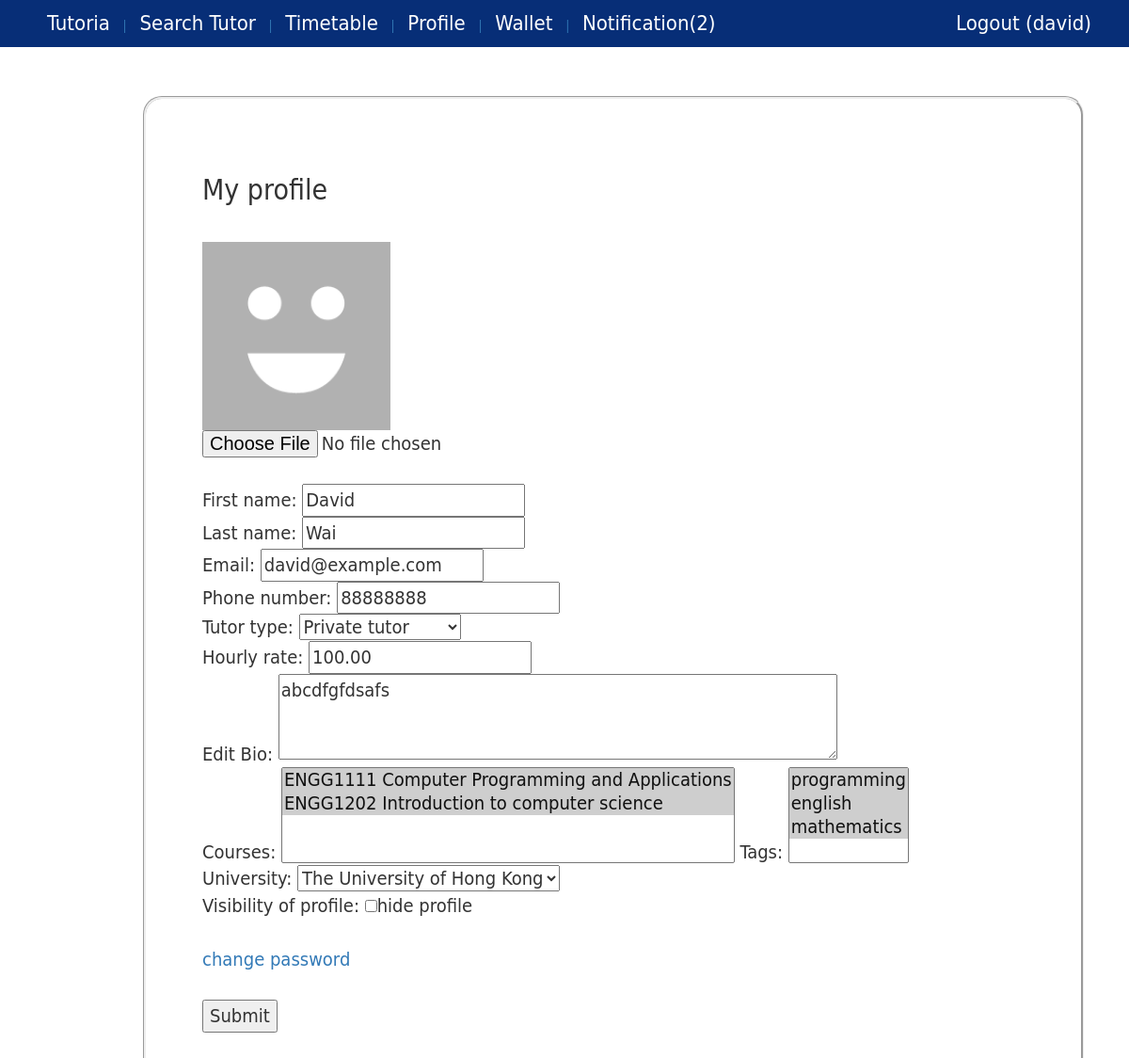
Before: /profile/ (signed in) with the older database file.
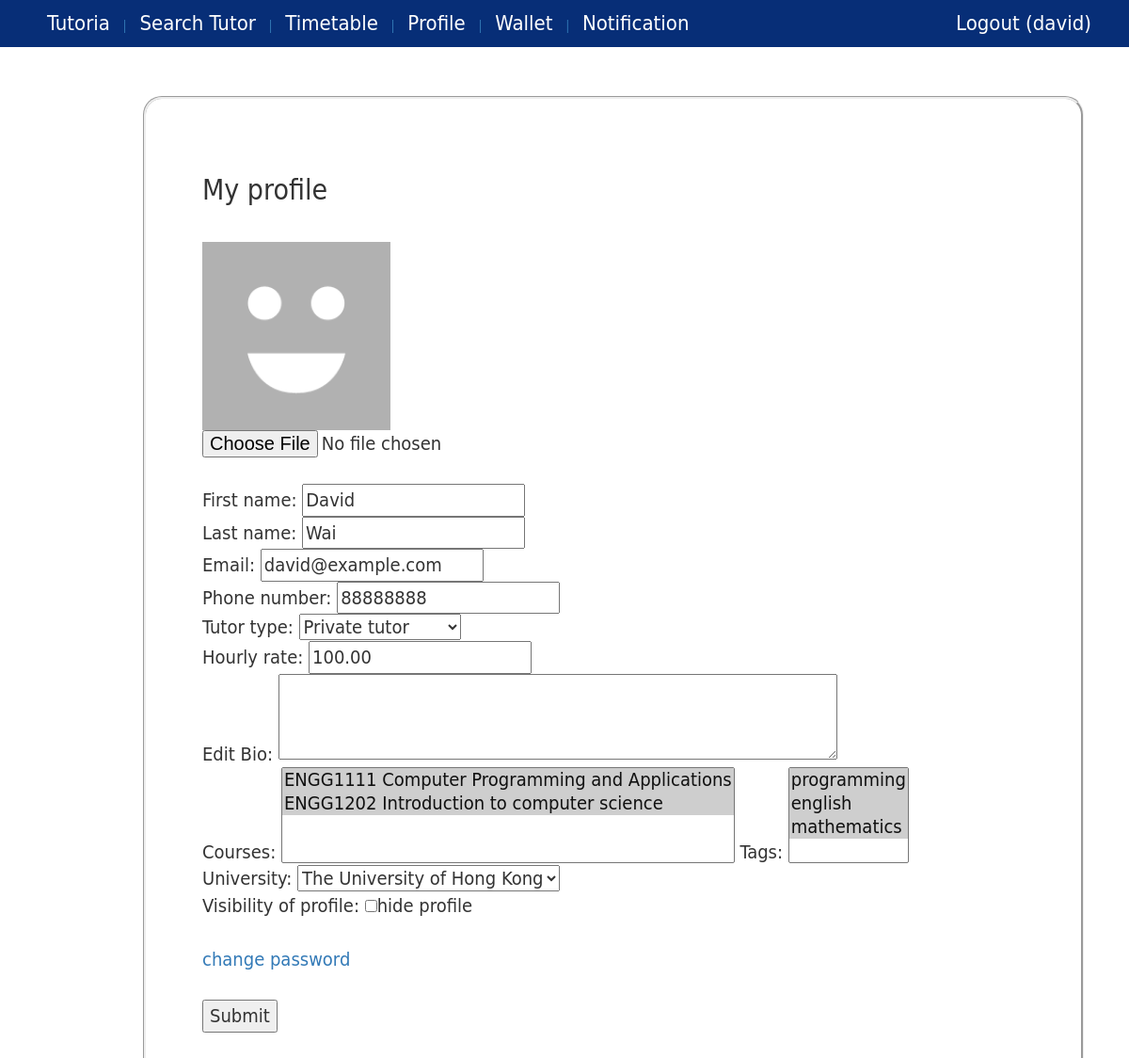
After: the same page with the newer database file.
### core/models.py (models this page shows, shortened)
class Profile(models.Model):
    user = models.OneToOneField(User, on_delete=models.CASCADE)
    phone = models.CharField(max_length=20)
    user_type =  models.ForeignKey(UserType)
    image = models.ImageField(upload_to='profile_image',blank=True)
    wallet = models.OneToOneField(Wallet)
    @property
    def isTutor(self):
        return self.user_type.user_type=="tutor" or self.user_type.user_type=="both"
    @property
    def hasNotification(self):
        return len(Notification.objects.filter(profile=self,checked=False))>0
    @property
    def getNotificationNum(self):
        return len(Notification.objects.filter(profile=self,checked=False))

class Tutor(models.Model):
    profile = models.OneToOneField(Profile, on_delete=models.CASCADE)
    tutor_type =  models.ForeignKey(TutorType, blank=True, null=True )
    hourly_rate = models.DecimalField(max_digits=10, decimal_places=2, default=Decimal(0.0))
    tag = models.ManyToManyField(Tag, blank=True)
    university = models.ForeignKey(University, blank=True,null=True)
    course = models.ManyToManyField(Course, blank=True)
    bio = models.CharField(max_length=500, blank=True,null=True)
    isHideProfile = models.BooleanField(default=False)
    @property
    def getTutorType(self):
        try:
            return self.tutor_type.tutor_type
        except:
            return ""
    @property
    def isPrivateTutor(self):
        return self.tutor_type.tutor_type=="private"

### core/views.py (the view, shortened to what this page needs)
# urls.py: url(r'^profile/$', views.editProfile, name='edit_profile'),
@login_required
def editProfile(request):
    user = request.user
    if user.profile.isTutor:
        s_tag = user.profile.tutor.tag.all()
        s_course = user.profile.tutor.course.all()
        tag = Tag.objects.all()
        course = Course.objects.all()
        university = University.objects.all()
    if not request.POST:
        if user.profile.isTutor and user.profile.tutor.getTutorType!="":
            t = user.profile.tutor
            context = {'tag': tag, 'course': course, 'university': university , 's_tag':s_tag, 's_course':s_course, 's_bio': t.bio, 'hide': t.isHideProfile,'isPrivateTutor':t.isPrivateTutor,'s_uni': t.university, 's_hourly_rate': t.hourly_rate, 'pic':user.profile.image}
        else:
            context = {}
        return render(request, 'edit_profile.html', context)

### core/templates/edit_profile.html (shortened to what this page needs)
{% extends 'base.html' %}
{% block content %}
    <h2>My profile</h2><br/>
     {% if user.profile.image %}
        <img src="{{ user.profile.image.url }}" height="200" width="200"/>
     {% else %}
        <img src="/media/profile_image/default_avatar.gif" height="200" width="200"/>
     {% endif %}
<form action="{% url 'edit_profile' %}" method="POST" id="profile_form" enctype="multipart/form-data">
    <input type="file" name="pic">
    <br />
    First name: <input name="first_name" type="text" maxlength="30" value="{{user.first_name}}">
    <br/>
    Last name: <input name="last_name" type="text" maxlength="30" value="{{user.last_name}}">
    <br/>
    Email: <input name="email" type="text" maxlength="254" value="{{user.email}}">
    <br/>
    Phone number: <input name="phone_number" type="text" maxlength="20" value="{{user.profile.phone}}">
    <br/>
    {% if user.profile.isTutor and not user.profile.tutor.getTutorType|length > 0 %}
        Tutor type:
        <select name="tutor_type">
            <option disabled selected value> -Please select- </option>
            <option value="private" >Private tutor</option>
            <option value="contracted" >Contracted tutor</option>
        </select>
    {% elif user.profile.isTutor %}
        Tutor type:
        <select name="tutor_type">
            {% if isPrivateTutor %}
                <option value="private" selected>Private tutor</option>
            {% else %}
                <option value="private" >Private tutor</option>
                <option value="contracted" selected>Contracted tutor</option>
            {% endif %}
        </select> <br/>
        {% if isPrivateTutor %}
            Hourly rate: <input type="number" step="10" name="hourly_rate" value="{{s_hourly_rate}}"> <br/>
        {% endif %}
        Edit Bio: <textarea rows="3" cols="50" name="bio" form="profile_form" maxlength="500">{{s_bio}}</textarea><br/>
        Courses:
        <select name="course" multiple size="4">
            {% for c in course %}
                {% if c in s_course %}
                    <option value="{{c.code}}" selected>{{c.code}} {{c.name}}</option>
                {% else %}
                    <option value="{{c.code}}">{{c.code}} {{c.name}}</option>
                {% endif %}
            {% endfor %}
        </select>
        Tags:
        <select name="tag" multiple  size="4">
            {% for t in tag %}
                {% if t in s_tag %}
                    <option value="{{t.name}}" selected>{{t.name}}</option>
                {% else %}
                    <option value="{{t.name}}">{{t.name}}</option>
                {% endif %}
            {% endfor %}
        </select>
        <br/>
        University:
        <select name="university">
            {% for u in university %}
                {% ifequal s_uni.abbrev u.abbrev %}
                    <option value="{{u.abbrev}}" selected>{{u.name}}</option>
                {% else %}
                    <option value="{{u.abbrev}}">{{u.name}}</option>
                {% endifequal %}
            {% endfor %}
        </select>
        <br/>
        Visibility of profile:
        {% if hide %}
            <input type="checkbox" name="hide" value="Yes" checked/>hide profile<br/>
        {%else%}
            <input type="checkbox" name="hide" value="Yes"/>hide profile<br/>
        {% endif %}
    {% endif %}
    <br/>
    <a href="{% url 'change_password' %}">change password</a>
    <br/><br/>
    <input type="submit" value="Submit" />
</form>
{% endblock %}

### core/templates/base.html (shortened to what this page needs)
{% load static %}
<!DOCTYPE html>
<html>
<head>
    <link rel="stylesheet" href="{% static 'css/base.css' %}">
    <link rel="stylesheet" href="https://maxcdn.bootstrapcdn.com/bootstrap/3.3.7/css/bootstrap.min.css">
</head>
<body>
    <div id="wrapper">
        <header>
            <nav id="navigation">
                <ul>
                    <a href="{% url 'homepage' %}">
                        <li>Tutoria</li>
                    </a>
                    {% ifnotequal user.username "admin" %}
                        {% if user.is_authenticated %}
                            <a href="{% url 'search_tutor' %}">
                                | <li>Search Tutor</li>
                            </a>
                            <a href="{% url 'view_timetable' %}">
                                | <li>Timetable</li>
                            </a>
                            <a href="{% url 'edit_profile' %}">
                                | <li>Profile</li>
                            </a>
                            <a href="{% url 'view_wallet' %}">
                                | <li>Wallet</li>
                            </a>
                            <a href="{% url 'view_notification' %}">
                                {%if user.profile.hasNotification %}
                                    | <li>Notification({{user.profile.getNotificationNum}})</li>
                                {% else %}
                                    | <li>Notification</li>
                                {% endif %}
                            </a>
                            <a href="{% url 'logout' %}" id="logoutButton" class="pull-right">
                                <li>Logout ({{ user.username }}) </li>
                            </a>
                        {% endif %}
                    {% endifnotequal %}
                </ul>
            </nav>
        </header>
        <div id="main">
            <article>
                <section class="box">
                    {% block content %} {% endblock %}
        </div>
    </div>
</body>
</html>

Changed rows visible on the page:
changed Tutor: bio "abcdfgfdsafs" → (not shown)
Other visible differences:
{{ user.profile.getNotificationNum }}: "2" → (not shown)
text no longer shown: "Notification( )"
text now shown: "Notification"
